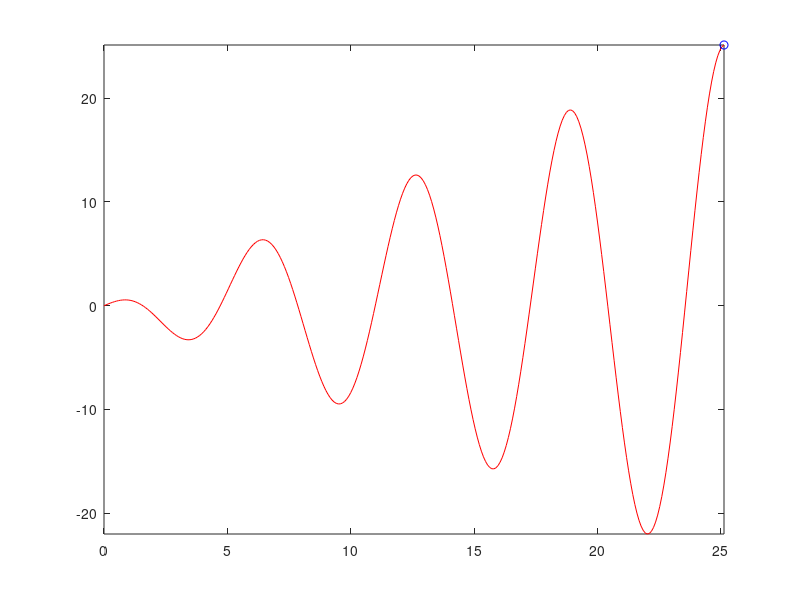

Reproduce this figure in MATLAB. (Note: this script raises an error after producing the figure.)


% Visualize the function  over the range [-2,2] for x, y, and z.

[x,y,z] = meshgrid(-2:.2:2,-2:.25:2,-2:.16:2);
v = x.*exp(-x.^2-y.^2-z.^2);
xslice = [-1.2,.8,2]; 
yslice = 2; 
zslice = [-2,0];
slice(x,y,z,v,xslice,yslice,zslice)
colormap hsv


%Draw cube..
% Center point is at coordinate [ax ay az].
ax = 20;  ay = 3;  az = 10;

% Full-width of each side of cube.
w = 15;

% For readability.
currAxis = w/2;

patch_args = { 'FaceColor', 'b', 'FaceAlpha', 0.3 };

% Side #1 of 6.
patch( 'XData', ax+[-currAxis -currAxis  currAxis  currAxis], 'YData', ay+[-currAxis  currAxis  currAxis -currAxis], 'ZData', az+[-currAxis -currAxis -currAxis -currAxis], patch_args{:} )
daspect( [1 1 1] )  % 1:1:1 aspect ratio.
hold on
% Side #2 of 6.
patch( 'XData', ax+[-currAxis -currAxis  currAxis  currAxis], 'YData', ay+[-currAxis  currAxis  currAxis -currAxis], 'ZData', az+[ currAxis  currAxis  currAxis  currAxis], patch_args{:} )
% Side #3 of 6.
patch( 'XData', ax+[-currAxis -currAxis  currAxis  currAxis], 'YData', ay+[ currAxis  currAxis  currAxis  currAxis], 'ZData', az+[-currAxis  currAxis  currAxis -currAxis], patch_args{:} )
% Side #4 of 6.
patch( 'XData', ax+[-currAxis -currAxis  currAxis  currAxis], 'YData', ay+[-currAxis -currAxis -currAxis -currAxis], 'ZData', az+[-currAxis  currAxis  currAxis -currAxis], patch_args{:} )
% Side #5 of 6.
patch( 'XData', ax+[ currAxis  currAxis  currAxis  currAxis], 'YData', ay+[-currAxis -currAxis  currAxis  currAxis], 'ZData', az+[-currAxis  currAxis  currAxis -currAxis], patch_args{:} )
% Side #6 of 6.
patch( 'XData', ax+[-currAxis -currAxis -currAxis -currAxis], 'YData', ay+[-currAxis -currAxis  currAxis  currAxis], 'ZData', az+[-currAxis  currAxis  currAxis -currAxis], patch_args{:} )

% Red dot in middle.
scatter3( ax, ay, az, 'or', 'filled', 'SizeData', 150 )

hold off




% Clears variables, command window, and closes all figures
clc; clear; close all

% Generates 300 linearly spaced points from 0 to 8*pi
x = linspace(0, 8*pi, 300);

% Creates the formula to be plotted
% (it's a multiplication between vector 'x' and vector 'cos(x)')
y = x .* cos(x);

% Plot it!
comet(x, y, .6)




%%
clear all
s1=load('/mnt/teba/Users/Chenchal/clustering/processed/quality_1/jp060n01.mat');
diag1=diag(s1.contra_responseOnset_right.rsquared,1);
[y1,y2,d1]=clusterIt(diag1,0.5);

figure
faceColors= {'r','b','g','c','m','y'};
% vertices = [lowerLeft, lowerRight, upperRight, upperLeft]
% vertices = [x1y1, x2y1, x2y2, x1y2]
%x = x1,x2,x1,x2
x =1;
step = 0.1;

xData = [x-step x+step x+step x-step]; %centered at 1
currAxis=gca;
xlim([0 5]);
ylim([-10 36]);
for clust = 1:numel(y1)
    yData = [y1(clust) y1(clust) y2(clust)+1 y2(clust)+1];
    patch('XData', xData, 'YData', yData, 'FaceColor', faceColors{clust});
    hold on
end
% draw probe
x = 1;
xVals = [x-step x+step];

% for y = 0:32
%     if y == 0
%         line([x xVals(1)],[0 1]);
%         line([x xVals(2)],[0 1]);
%     end
%     line(xVals,[y y])  
% end

% probe outline
xyData = [x-step, 36; x-step, -2; x, -5; x+step, -2; x+step, 36]
patch('XData',xyData(:,1),'YData',xyData(:,2),'FaceColor',[0.7 0.7 0.7], 'FaceAlpha', 0.5)
plot(zeros(32,1)+x,1:32,'ok')

set(currAxis,'Box','off','XTick',[],'XTickLabel',{},'YTick',[],'YTickLabel',{});

